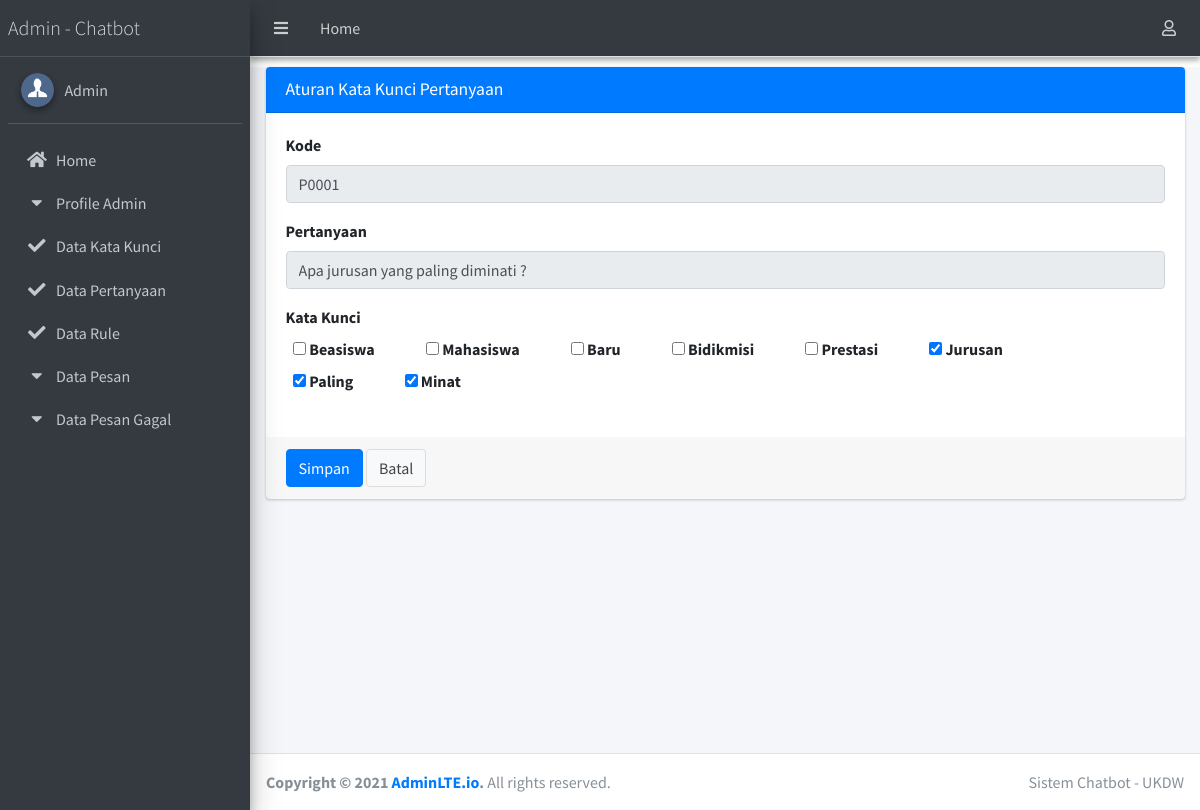
The app's page /admin/index.php?hal=aturan_olah&id=P0001 with its own data.
### tables this page shows
CREATE TABLE `tb_pertanyaan` (
  `idpertanyaan` char(5) NOT NULL,
  `jenis` varchar(100) DEFAULT NULL,
  `pertanyaan` varchar(500) DEFAULT NULL,
  `jawaban` text DEFAULT NULL
);

CREATE TABLE `tb_kata_kunci` (
  `idkatakunci` char(5) NOT NULL,
  `katakunci` varchar(100) DEFAULT NULL
);

### setting/crud.php (called while the page is built, shortened)
<?php
function ArrayData($conn,$table,$kondisi){
  $row = $conn->query("Select * from $table where $kondisi")->fetch_assoc();
  return $row;
}
?>

### admin/aturan_olah.php (the view, shortened to what this page needs)
<?php
if (isset($_GET['id'])){
  $kode=$_GET['id'];
  extract(ArrayData($mysqli,"tb_pertanyaan","idpertanyaan='$kode'"));
}else{
  $idpertanyaan= KodeOtomatis($mysqli,"tb_pertanyaan", "idpertanyaan", "P", "1", "4");
}
?>
<section class="content" style="margin-top: 10px;">
  <div class="container-fluid">
    <div class="row">
      <div class="col-md-12">
        <div class="card card-primary">
          <div class="card-header">
            <h3 class="card-title">Aturan Kata Kunci Pertanyaan</h3>
          </div>
          <form role="form" id="quickForm" action="aturan_proses.php" method="post">
            <div class="card-body">
              <div class="form-group">
                <label for="nama">Kode</label>
                <input type="text" name="idpertanyaan" class="form-control" value="<?=@$idpertanyaan?>" placeholder="Inputkan Kode" required="" readonly>
              </div>
              <div class="form-group">
                <label for="nama">Pertanyaan</label>
                <input type="text" name="pertanyaan" class="form-control" value="<?=@$pertanyaan?>" placeholder="Inputkan Pertanyaan" readonly>
              </div>
              <div class="form-group">
                <label for="nama">Kata Kunci</label>
                <div class="col-md-12">
                  <?php
                  $query="SELECT * from tb_kata_kunci";
                  $result=$mysqli->query($query);
                  $num_result=$result->num_rows;
                  if ($num_result > 0 ) {
                    while ($data=mysqli_fetch_assoc($result)) {
                      extract($data);
                      ?>
                      <label class="checkbox-inline mr-5">
                        <input type="checkbox" <?=iscek($mysqli,$idpertanyaan,$idkatakunci)?> name="katakunci[<?=$idkatakunci?>]" value=""> <?=$katakunci?>
                      </label>
                    <?php } }?>
                  </div>
                </div>
              </div>
              <div class="card-footer">
                <input type="submit" name="<?=isset($_GET['id'])?'ubah':'tambah';?>"
                class="btn btn-primary" value="Simpan">
                <a href="?hal=aturan" class="btn btn-default">
                  Batal
                </a>
              </div>
            </form>
          </div>
        </div>
      </div>
    </div>
  </section>
  <?php
  function iscek($mysqli,$idpertanyaan,$idkatakunci){
    $query="select * from tb_pertanyaan_rule where idpertanyaan='$idpertanyaan' and idkatakunci='$idkatakunci'";
    $row = $mysqli->query($query)->num_rows;
    if ($row> 0)
      return "checked";
    else
      return "";
  }
  ?>

### records on screen
tb_pertanyaan: idpertanyaan "P0001", pertanyaan "Apa jurusan yang paling diminati ?"
tb_kata_kunci: katakunci "Beasiswa"
tb_kata_kunci: katakunci "Mahasiswa"
tb_kata_kunci: katakunci "Baru"
tb_kata_kunci: katakunci "Bidikmisi"
tb_kata_kunci: katakunci "Prestasi"
tb_kata_kunci: katakunci "Jurusan"
tb_kata_kunci: katakunci "Paling"
tb_kata_kunci: katakunci "Minat"
